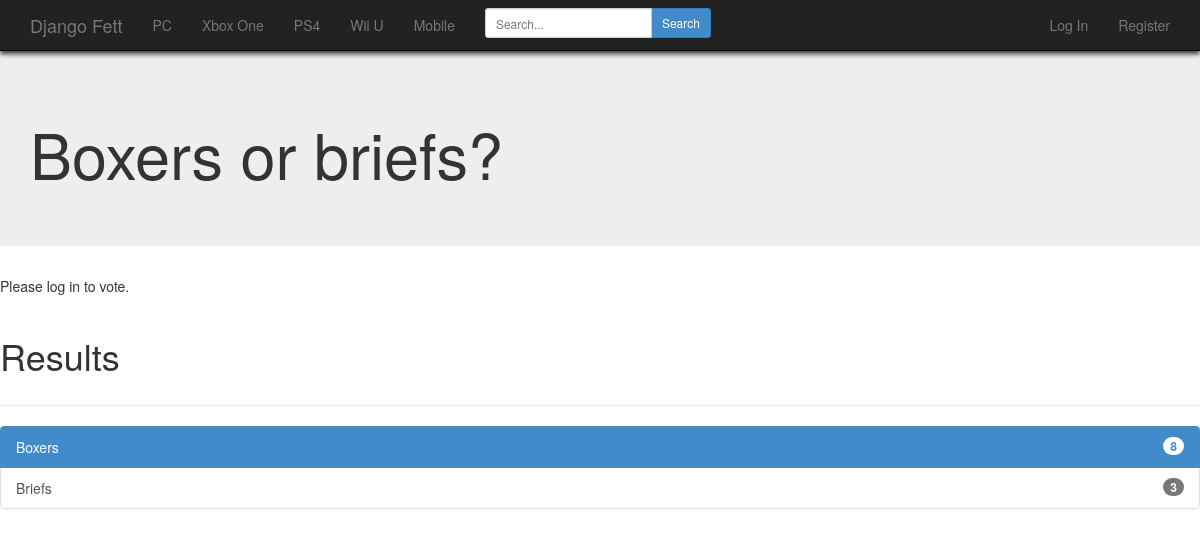
Before: /djangofett/vote/2/2/ with the older database file.
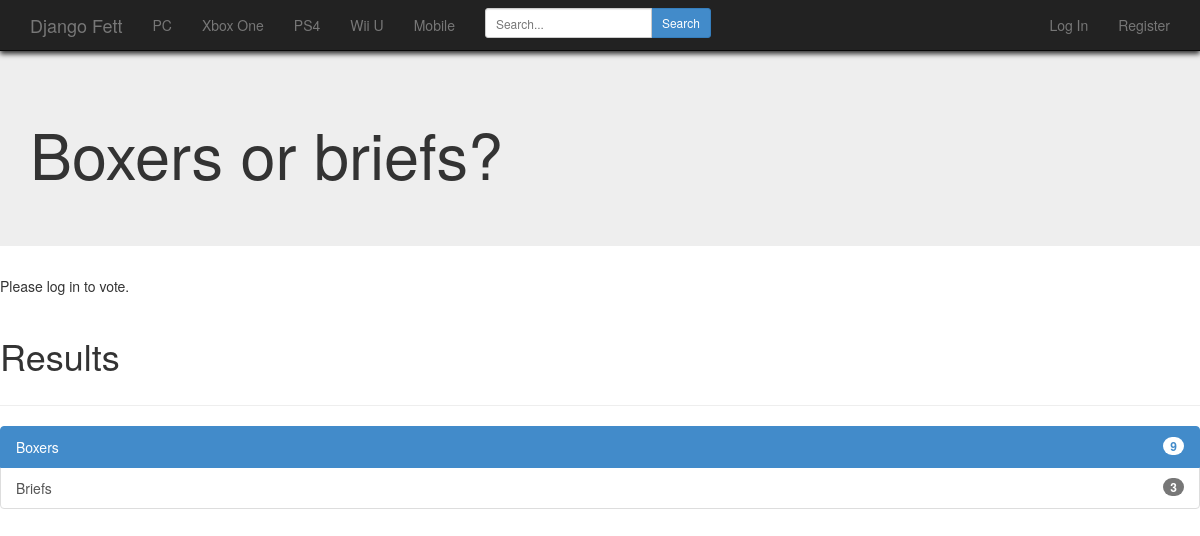
After: the same page with the newer database file.
### portal/models.py (models this page shows, shortened)
class Answer(models.Model):
    answer_text = models.CharField(max_length=50, default="")
    question = models.ForeignKey(Question)
    vote_count = models.IntegerField(default=0)

### portal/views.py (the view)
# urls.py: url(r'^vote/(?P<question_id>\d+)/(?P<answer_id>\d+)/$',
def vote(request, question_id, answer_id):
    question = Question.objects.get(id=question_id)
    msg = False #Utilize for convenient error msging.
    answer = get_object_or_404(Answer, pk=answer_id)
    if (request.user.__str__() != "AnonymousUser"):
        if PollResponse.objects.all().filter(question=question, user=request.user).count() == 0:
            answer.inc()
            p = PollResponse(question=question, user=request.user)
            p.save()
            print("Voted")
        else:
            msg = "A vote from this user has already been registered."
    else:
        msg = "Please log in to vote."
    highest = question.answer_set.order_by('vote_count').reverse()[0]
    rest = question.answer_set.order_by('vote_count').reverse()[1:]
    context = {'question': question, 'highest': highest, 'rest': rest, 'msg': msg}
    return render(request, 'portal/vote.html', context)

### portal/templates/portal/vote.html
{% extends "base.html" %}
{% block content %}
  <div class="jumbotron">
    <h1> {{ question.question_text }}</h1>
  </div>
  {% if msg %}
  {{ msg }}
  {% endif %}
  <div class="page-header">
    <h1>Results<h1>
  </div>
  <div class="list-group">
  <a class="list-group-item active">
    <span class="badge pull-right">{{ highest.vote_count }}</span>
    {{ highest.answer_text}}
  {% for answer in rest %}
    <a class="list-group-item">
      <span class="badge pull-right">{{ answer.vote_count }}</span>
        {{ answer.answer_text }}
    </a>
  {% endfor %}
  </div>
{% endblock %}

Changed rows visible on the page:
changed Answer "Boxers": vote_count "8" → "9"
